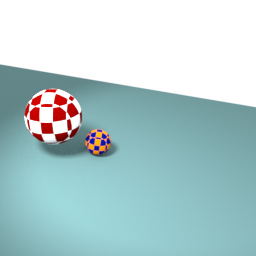
#> input picture Data/toyProblem_F22/frame_01.png, 256 x 256 px; its folder holds 4 pictures in this run
$ python Problem3.1.py
#> lines starting #> are read from the running program, lines starting #| are printed output that depends on the picture
import numpy as np
import matplotlib.pyplot as plt
import os
import imageio.v3 as iio

# Load video frames as grayscale images
folder_path = "../Data/toyProblem_F22"
image_files = sorted([f for f in os.listdir(folder_path) if f.endswith(".png")])
images = np.array([iio.imread(os.path.join(folder_path, f), mode="L") / 255.0 for f in image_files])
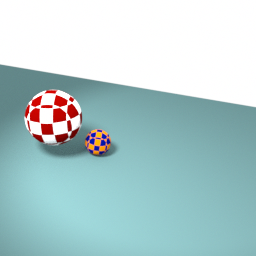
#> input picture Data/toyProblem_F22/frame_02.png, 256 x 256 px
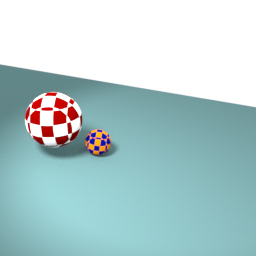
#> input picture Data/toyProblem_F22/frame_03.png, 256 x 256 px
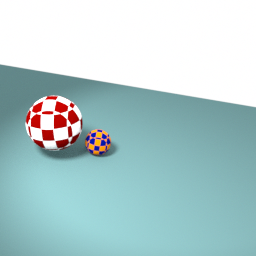
#> input picture Data/toyProblem_F22/frame_04.png, 256 x 256 px

# Compute gradients
Vx = images[:, :, 1:] - images[:, :, :-1]  # X gradient
Vy = images[:, 1:, :] - images[:, :-1, :]  # Y gradient
Vt = images[1:, :, :] - images[:-1, :, :]  # Time gradient

# Define parameters
N = 5  # Window size (N x N neighborhood)
frame_idx = 10  # Frame index to analyze
x, y = 50, 100  # Select a pixel position

# Ensure pixel selection is within bounds
half_N = N // 2
if (x - half_N < 0 or x + half_N >= Vx.shape[2] or
    y - half_N < 0 or y + half_N >= Vx.shape[1]):
    raise ValueError("Selected pixel is too close to the boundary!")

# Extract gradients in the neighborhood
#> (the run stopped early here; a loop or call above may not have finished)
